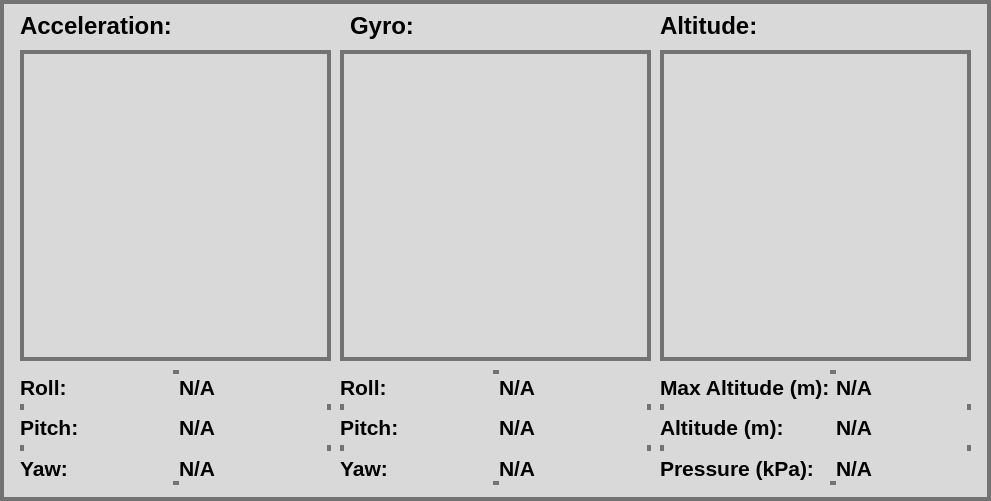
   <widget class="QFrame" name="frame_3">
    <property name="geometry">
     <rect>
      <x>30</x>
      <y>1370</y>
      <width>991</width>
      <height>501</height>
     </rect>
    </property>
    <property name="styleSheet">
     <string notr="true">border: 4px solid #737373; background: #D9D9D9;</string>
    </property>
    <property name="frameShape">
     <enum>QFrame::StyledPanel</enum>
    </property>
    <property name="frameShadow">
     <enum>QFrame::Raised</enum>
    </property>
    <widget class="QLabel" name="mission_time_15">
     <property name="geometry">
      <rect>
       <x>20</x>
       <y>10</y>
       <width>201</width>
       <height>31</height>
      </rect>
     </property>
     <property name="sizePolicy">
      <sizepolicy hsizetype="Preferred" vsizetype="Preferred">
       <horstretch>0</horstretch>
       <verstretch>0</verstretch>
      </sizepolicy>
     </property>
     <property name="font">
      <font>
       <family>Liberation Sans</family>
       <pointsize>18</pointsize>
       <weight>75</weight>
       <italic>false</italic>
       <bold>true</bold>
      </font>
     </property>
     <property name="styleSheet">
      <string notr="true">border: none;</string>
     </property>
     <property name="text">
      <string>Acceleration:</string>
     </property>
    </widget>
    <widget class="QLabel" name="mission_time_16">
     <property name="geometry">
      <rect>
       <x>350</x>
       <y>10</y>
       <width>201</width>
       <height>31</height>
      </rect>
     </property>
     <property name="sizePolicy">
      <sizepolicy hsizetype="Preferred" vsizetype="Preferred">
       <horstretch>0</horstretch>
       <verstretch>0</verstretch>
      </sizepolicy>
     </property>
     <property name="font">
      <font>
       <family>Liberation Sans</family>
       <pointsize>18</pointsize>
       <weight>75</weight>
       <italic>false</italic>
       <bold>true</bold>
      </font>
     </property>
     <property name="styleSheet">
      <string notr="true">border: none;</string>
     </property>
     <property name="text">
      <string>Gyro:</string>
     </property>
    </widget>
    <widget class="QLabel" name="mission_time_17">
     <property name="geometry">
      <rect>
       <x>660</x>
       <y>10</y>
       <width>201</width>
       <height>31</height>
      </rect>
     </property>
     <property name="sizePolicy">
      <sizepolicy hsizetype="Preferred" vsizetype="Preferred">
       <horstretch>0</horstretch>
       <verstretch>0</verstretch>
      </sizepolicy>
     </property>
     <property name="font">
      <font>
       <family>Liberation Sans</family>
       <pointsize>18</pointsize>
       <weight>75</weight>
       <italic>false</italic>
       <bold>true</bold>
      </font>
     </property>
     <property name="styleSheet">
      <string notr="true">border: none;</string>
     </property>
     <property name="text">
      <string>Altitude:</string>
     </property>
    </widget>
    <widget class="QWidget" name="layoutWidget_3">
     <property name="geometry">
      <rect>
       <x>20</x>
       <y>50</y>
       <width>311</width>
       <height>311</height>
      </rect>
     </property>
     <layout class="QVBoxLayout" name="acceleration_graph"/>
    </widget>
    <widget class="QWidget" name="layoutWidget_5">
     <property name="geometry">
      <rect>
       <x>340</x>
       <y>50</y>
       <width>311</width>
       <height>311</height>
      </rect>
     </property>
     <layout class="QVBoxLayout" name="rotation_graph"/>
    </widget>
    <widget class="QWidget" name="layoutWidget_6">
     <property name="geometry">
      <rect>
       <x>660</x>
       <y>50</y>
       <width>311</width>
       <height>311</height>
      </rect>
     </property>
     <layout class="QVBoxLayout" name="altitude_graph"/>
    </widget>
    <widget class="QWidget" name="layoutWidget">
     <property name="geometry">
      <rect>
       <x>20</x>
       <y>370</y>
       <width>311</width>
       <height>115</height>
      </rect>
     </property>
     <layout class="QHBoxLayout" name="horizontalLayout_17" stretch="0,0">
      <item>
       <layout class="QVBoxLayout" name="verticalLayout_24">
        <item>
         <widget class="QLabel" name="roll">
          <property name="sizePolicy">
           <sizepolicy hsizetype="Preferred" vsizetype="Preferred">
            <horstretch>0</horstretch>
            <verstretch>0</verstretch>
           </sizepolicy>
          </property>
          <property name="font">
           <font>
            <family>Liberation Sans</family>
            <pointsize>16</pointsize>
            <weight>75</weight>
            <italic>false</italic>
            <bold>true</bold>
           </font>
          </property>
          <property name="styleSheet">
           <string notr="true">border: none;</string>
          </property>
          <property name="text">
           <string>Roll:</string>
          </property>
         </widget>
        </item>
        <item>
         <widget class="QLabel" name="mission_time_19">
          <property name="sizePolicy">
           <sizepolicy hsizetype="Preferred" vsizetype="Preferred">
            <horstretch>0</horstretch>
            <verstretch>0</verstretch>
           </sizepolicy>
          </property>
          <property name="font">
           <font>
            <family>Liberation Sans</family>
            <pointsize>16</pointsize>
            <weight>75</weight>
            <italic>false</italic>
            <bold>true</bold>
           </font>
          </property>
          <property name="styleSheet">
           <string notr="true">border: none;</string>
          </property>
          <property name="text">
           <string>Pitch:</string>
          </property>
         </widget>
        </item>
        <item>
         <widget class="QLabel" name="mission_time_20">
          <property name="sizePolicy">
           <sizepolicy hsizetype="Preferred" vsizetype="Preferred">
            <horstretch>0</horstretch>
            <verstretch>0</verstretch>
           </sizepolicy>
          </property>
          <property name="font">
           <font>
            <family>Liberation Sans</family>
            <pointsize>16</pointsize>
            <weight>75</weight>
            <italic>false</italic>
            <bold>true</bold>
           </font>
          </property>
          <property name="styleSheet">
           <string notr="true">border: none;</string>
          </property>
          <property name="text">
           <string>Yaw:</string>
          </property>
         </widget>
        </item>
       </layout>
      </item>
      <item>
       <layout class="QVBoxLayout" name="bottom_left_layout">
        <item>
         <widget class="QLabel" name="ACCEL_R">
          <property name="font">
           <font>
            <family>Liberation Sans</family>
            <pointsize>16</pointsize>
            <weight>75</weight>
            <italic>false</italic>
            <bold>true</bold>
           </font>
          </property>
          <property name="styleSheet">
           <string notr="true">border: none;</string>
          </property>
          <property name="text">
           <string>N/A</string>
          </property>
         </widget>
        </item>
        <item>
         <widget class="QLabel" name="ACCEL_P">
          <property name="font">
           <font>
            <family>Liberation Sans</family>
            <pointsize>16</pointsize>
            <weight>75</weight>
            <italic>false</italic>
            <bold>true</bold>
           </font>
          </property>
          <property name="styleSheet">
           <string notr="true">border: none;</string>
          </property>
          <property name="text">
           <string>N/A</string>
          </property>
         </widget>
        </item>
        <item>
         <widget class="QLabel" name="ACCEL_Y">
          <property name="font">
           <font>
            <family>Liberation Sans</family>
            <pointsize>16</pointsize>
            <weight>75</weight>
            <italic>false</italic>
            <bold>true</bold>
           </font>
          </property>
          <property name="styleSheet">
           <string notr="true">border: none;</string>
          </property>
          <property name="text">
           <string>N/A</string>
          </property>
         </widget>
        </item>
       </layout>
      </item>
     </layout>
    </widget>
    <widget class="QWidget" name="layoutWidget">
     <property name="geometry">
      <rect>
       <x>340</x>
       <y>370</y>
       <width>311</width>
       <height>115</height>
      </rect>
     </property>
     <layout class="QHBoxLayout" name="horizontalLayout_18" stretch="0,0">
      <item>
       <layout class="QVBoxLayout" name="verticalLayout_25">
        <item>
         <widget class="QLabel" name="roll_2">
          <property name="sizePolicy">
           <sizepolicy hsizetype="Preferred" vsizetype="Preferred">
            <horstretch>0</horstretch>
            <verstretch>0</verstretch>
           </sizepolicy>
          </property>
          <property name="font">
           <font>
            <family>Liberation Sans</family>
            <pointsize>16</pointsize>
            <weight>75</weight>
            <italic>false</italic>
            <bold>true</bold>
           </font>
          </property>
          <property name="styleSheet">
           <string notr="true">border: none;</string>
          </property>
          <property name="text">
           <string>Roll:</string>
          </property>
         </widget>
        </item>
        <item>
         <widget class="QLabel" name="mission_time_27">
          <property name="sizePolicy">
           <sizepolicy hsizetype="Preferred" vsizetype="Preferred">
            <horstretch>0</horstretch>
            <verstretch>0</verstretch>
           </sizepolicy>
          </property>
          <property name="font">
           <font>
            <family>Liberation Sans</family>
            <pointsize>16</pointsize>
            <weight>75</weight>
            <italic>false</italic>
            <bold>true</bold>
           </font>
          </property>
          <property name="styleSheet">
           <string notr="true">border: none;</string>
          </property>
          <property name="text">
           <string>Pitch:</string>
          </property>
         </widget>
        </item>
        <item>
         <widget class="QLabel" name="mission_time_28">
          <property name="sizePolicy">
           <sizepolicy hsizetype="Preferred" vsizetype="Preferred">
            <horstretch>0</horstretch>
            <verstretch>0</verstretch>
           </sizepolicy>
          </property>
          <property name="font">
           <font>
            <family>Liberation Sans</family>
            <pointsize>16</pointsize>
            <weight>75</weight>
            <italic>false</italic>
            <bold>true</bold>
           </font>
          </property>
          <property name="styleSheet">
           <string notr="true">border: none;</string>
          </property>
          <property name="text">
           <string>Yaw:</string>
          </property>
         </widget>
        </item>
       </layout>
      </item>
      <item>
       <layout class="QVBoxLayout" name="bottom_middle_layout">
        <item>
         <widget class="QLabel" name="MISSION_TIME_11">
          <property name="font">
           <font>
            <family>Liberation Sans</family>
            <pointsize>16</pointsize>
            <weight>75</weight>
            <italic>false</italic>
            <bold>true</bold>
           </font>
          </property>
          <property name="styleSheet">
           <string notr="true">border: none;</string>
          </property>
          <property name="text">
           <string>N/A</string>
          </property>
         </widget>
        </item>
        <item>
         <widget class="QLabel" name="MISSION_TIME_12">
          <property name="font">
           <font>
            <family>Liberation Sans</family>
            <pointsize>16</pointsize>
            <weight>75</weight>
            <italic>false</italic>
            <bold>true</bold>
           </font>
          </property>
          <property name="styleSheet">
           <string notr="true">border: none;</string>
          </property>
          <property name="text">
           <string>N/A</string>
          </property>
         </widget>
        </item>
        <item>
         <widget class="QLabel" name="MISSION_TIME_15">
          <property name="font">
           <font>
            <family>Liberation Sans</family>
            <pointsize>16</pointsize>
            <weight>75</weight>
            <italic>false</italic>
            <bold>true</bold>
           </font>
          </property>
          <property name="styleSheet">
           <string notr="true">border: none;</string>
          </property>
          <property name="text">
           <string>N/A</string>
          </property>
         </widget>
        </item>
       </layout>
      </item>
     </layout>
    </widget>
    <widget class="QWidget" name="layoutWidget">
     <property name="geometry">
      <rect>
       <x>660</x>
       <y>370</y>
       <width>311</width>
       <height>115</height>
      </rect>
     </property>
     <layout class="QHBoxLayout" name="horizontalLayout_19" stretch="0,0">
      <item>
       <layout class="QVBoxLayout" name="verticalLayout_26">
        <item>
         <widget class="QLabel" name="max_altitude_2">
          <property name="font">
           <font>
            <family>Liberation Sans</family>
            <pointsize>16</pointsize>
            <weight>75</weight>
            <italic>false</italic>
            <bold>true</bold>
           </font>
          </property>
          <property name="styleSheet">
           <string notr="true">border: none;</string>
          </property>
          <property name="text">
           <string>Max Altitude (m):</string>
          </property>
         </widget>
        </item>
        <item>
         <widget class="QLabel" name="alt_label">
          <property name="font">
           <font>
            <family>Liberation Sans</family>
            <pointsize>16</pointsize>
            <weight>75</weight>
            <italic>false</italic>
            <bold>true</bold>
           </font>
          </property>
          <property name="styleSheet">
           <string notr="true">border: none;</string>
          </property>
          <property name="text">
           <string>Altitude (m):</string>
          </property>
         </widget>
        </item>
        <item>
         <widget class="QLabel" name="pressure_label">
          <property name="font">
           <font>
            <family>Liberation Sans</family>
            <pointsize>16</pointsize>
            <weight>75</weight>
            <italic>false</italic>
            <bold>true</bold>
           </font>
          </property>
          <property name="styleSheet">
           <string notr="true">border: none;</string>
          </property>
          <property name="text">
           <string>Pressure (kPa):</string>
          </property>
         </widget>
        </item>
       </layout>
      </item>
      <item>
       <layout class="QVBoxLayout" name="bottom_right_layout">
        <item>
         <widget class="QLabel" name="MAX_ALTITUDE">
          <property name="font">
           <font>
            <family>Liberation Sans</family>
            <pointsize>16</pointsize>
            <weight>75</weight>
            <italic>false</italic>
            <bold>true</bold>
           </font>
          </property>
          <property name="styleSheet">
           <string notr="true">border: none;</string>
          </property>
          <property name="text">
           <string>N/A</string>
          </property>
         </widget>
        </item>
        <item>
         <widget class="QLabel" name="ALTITUDE">
          <property name="font">
           <font>
            <family>Liberation Sans</family>
            <pointsize>16</pointsize>
            <weight>75</weight>
            <italic>false</italic>
            <bold>true</bold>
           </font>
          </property>
          <property name="styleSheet">
           <string notr="true">border: none;</string>
          </property>
          <property name="text">
           <string>N/A</string>
          </property>
         </widget>
        </item>
        <item>
         <widget class="QLabel" name="PRESSURE">
          <property name="font">
           <font>
            <family>Liberation Sans</family>
            <pointsize>16</pointsize>
            <weight>75</weight>
            <italic>false</italic>
            <bold>true</bold>
           </font>
          </property>
          <property name="styleSheet">
           <string notr="true">border: none;</string>
          </property>
          <property name="text">
           <string>N/A</string>
          </property>
         </widget>
        </item>
       </layout>
      </item>
     </layout>
    </widget>
   </widget>
